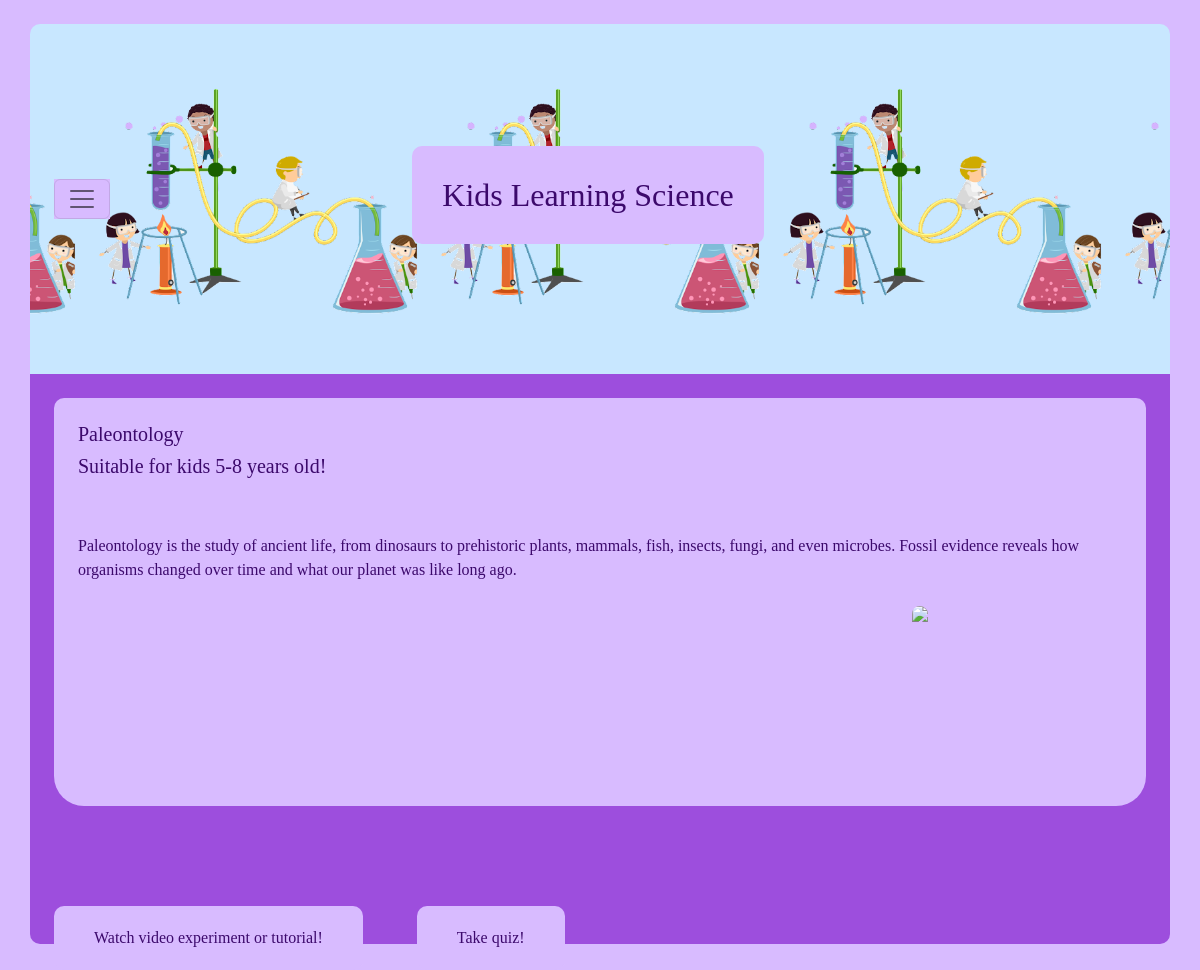
Screenshot of /paleonthology/basic/ with the database file from the repository.
### HW5App/models.py (models this page shows, shortened)
class Course(models.Model):
    title = models.CharField(max_length=50)
    description = models.TextField(max_length=1000, null=True)
    topic = models.ForeignKey(Topic, on_delete=models.CASCADE)
    age = models.ForeignKey(AgeGroup, on_delete=models.CASCADE)
    tutorial_Video = EmbedVideoField()
    videodescription = models.CharField(max_length=50, null=True)

class Topic(models.Model):
    title = models.CharField(max_length=50)

class AgeGroup(models.Model):
    title = models.CharField(max_length=50)

### HW5App/views.py (the view)
# urls.py: path('paleonthology/basic/', pal1, name="pal1"),
def pal1(request):
    try:
        courses = Course.objects.all()
    except Course.DoesNotExist:
        courses = None
    context = {"courses": list(courses)}
    return render(request, "pal1.html", context=context)

### templates/pal1.html (shortened to what this page needs)
<!DOCTYPE html>
<html lang="en">
<head>
    <link href="https://cdn.jsdelivr.net/npm/bootstrap@5.2.0-beta1/dist/css/bootstrap.min.css" rel="stylesheet"
>
        {% load static %} background-image: url('{% static 'kids.png'%}');
</head>
<body>
<div class="container">
    <nav class="navbar mt-4 p-4">
        <div>
            <button class="navbar-toggler " type="button" data-bs-toggle="offcanvas" data-bs-target="#offcanvasNavbar"
                    aria-controls="offcanvasNavbar">
                <span class="navbar-toggler-icon"></span>
            </button>
        </div>
        <h2 class="title">Kids Learning Science <br>
            </h2>
    </nav>
    <div class="jumbotron p-4 text-left">
        <div id="div1">
            <div class="p-4 border-top-custom">
                <h5>{{ courses.6.topic.title }}</h5>
                <h5>Suitable for kids {{ courses.6.age.title }} years old!</h5>
            </div>
            <div class="p-4">
                {{ courses.6.description }}
            </div>
            <img style="float: right; margin-right: 20%; border-radius: 10px; height: 200px"
                 src="https://leverageedu.com/blog/wp-content/uploads/2020/11/paleontologist.jpg">
            <p class="lead"></p>
        </div>
        <button class="watch"><a
                style="background-color: transparent; padding: 20px; text-decoration: none; color: #3c096c"
                href="{% url 'pal1tutorial' %}">Watch video experiment or tutorial!</a></button>
        <button class="watch"><a
                style="background-color: transparent; padding: 20px; text-decoration: none; color: #3c096c"
                href="{% url 'quiz' %}">Take quiz!</a></button>
    </div>
</div>
</body>
</html>

### rows the page displays
Course: topic.title "Paleontology", age.title "5-8", description "Paleontology is the study of ancient life, from dinosaurs to prehistoric plants, mammals, fish, insects, fungi, and even microbes. Fossil evidence reveals how organisms changed over time and what our planet was like long ago."
